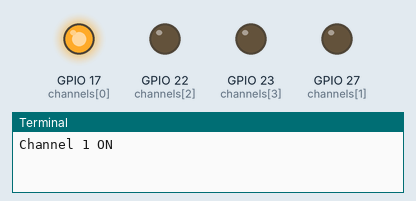
Simulated run of this program. Board: Raspberry Pi (BCM pin numbers). Shown: output pins drawn as LEDs (lit = HIGH), the last lines printed to the terminal.

Above: at 0.5 s.
At 1.5 s:
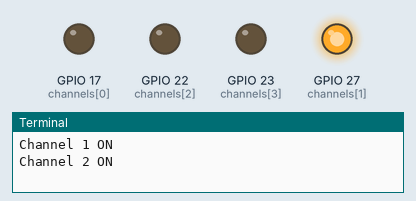
At 2.5 s:
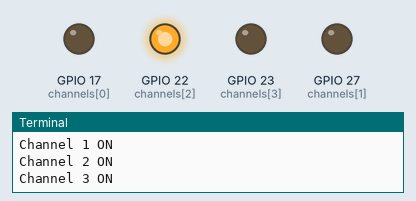
At 3.5 s:
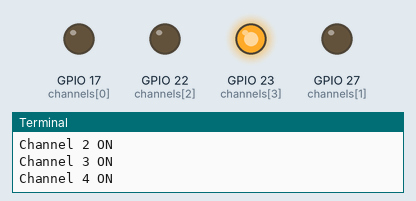
Timing chart, 0 to 5.2 s (numbered marks = the images above):
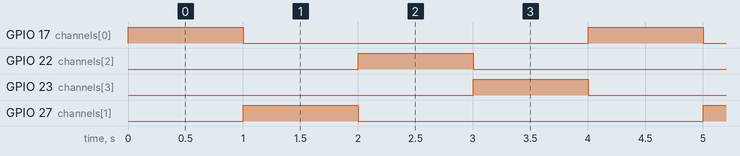

The program:

example.py
```python
# Uses gpiozero on a Raspberry Pi to turn each SSR channel on for 1 second in sequence and ensures all channels are turned off on KeyboardInterrupt.
#
# Buy this module: https://shillehtek.com/products/4-channel-5v-ssr-module-arduino-esp32-raspberry
# Full manual: https://shillehtek.com/blogs/shillehtek-product-manuals/4-channel-5v-ssr-module-arduino-esp32-raspberry-manual
# More examples: https://github.com/shillehbean/shillehtek-examples
#

from gpiozero import DigitalOutputDevice
from time import sleep

# active_high=True: HIGH turns the channel on
channels = [DigitalOutputDevice(pin, active_high=True, initial_value=False)
            for pin in (17, 27, 22, 23)]

try:
    while True:
        for i, ch in enumerate(channels, start=1):
            ch.on()
            print(f"Channel {i} ON")
            sleep(1)
            ch.off()
except KeyboardInterrupt:
    for ch in channels:
        ch.off()
```

Measured:
- by itself, GPIO 17 (channels[0]), GPIO 22 (channels[2]), GPIO 23 (channels[3]), GPIO 27 (channels[1]): alternates HIGH for 1.0 s and LOW for 3.0 s
- by itself, everything shown: repeats every 4.0 s, in 4 steps
